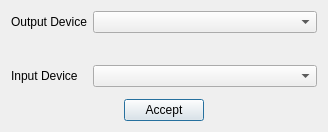
<?xml version="1.0" encoding="UTF-8"?>
<ui version="4.0">
 <class>signalSettingsDialog</class>
 <widget class="QDialog" name="signalSettingsDialog">
  <property name="windowModality">
   <enum>Qt::NonModal</enum>
  </property>
  <property name="geometry">
   <rect>
    <x>0</x>
    <y>0</y>
    <width>328</width>
    <height>132</height>
   </rect>
  </property>
  <property name="sizePolicy">
   <sizepolicy hsizetype="Fixed" vsizetype="Fixed">
    <horstretch>0</horstretch>
    <verstretch>0</verstretch>
   </sizepolicy>
  </property>
  <property name="windowTitle">
   <string>Device Settings </string>
  </property>
  <property name="windowIcon">
   <iconset resource="signalsAPP_resources.qrc">
    <normaloff>:/icon_images/settingsIcon.jpg</normaloff>:/icon_images/settingsIcon.jpg</iconset>
  </property>
  <layout class="QGridLayout" name="gridLayout_2">
   <item row="1" column="0">
    <layout class="QGridLayout" name="gridLayout_3">
     <item row="0" column="0" alignment="Qt::AlignHCenter">
      <widget class="QPushButton" name="accept_button">
       <property name="text">
        <string>Accept</string>
       </property>
      </widget>
     </item>
    </layout>
   </item>
   <item row="0" column="0">
    <layout class="QFormLayout" name="formLayout">
     <item row="0" column="0">
      <widget class="QLabel" name="outputDeviceLabel">
       <property name="text">
        <string>Output Device</string>
       </property>
      </widget>
     </item>
     <item row="0" column="1">
      <widget class="QComboBox" name="outputDeviceComboBox"/>
     </item>
     <item row="1" column="0" colspan="2">
      <spacer name="verticalSpacer">
       <property name="orientation">
        <enum>Qt::Vertical</enum>
       </property>
       <property name="sizeType">
        <enum>QSizePolicy::Fixed</enum>
       </property>
       <property name="sizeHint" stdset="0">
        <size>
         <width>20</width>
         <height>20</height>
        </size>
       </property>
      </spacer>
     </item>
     <item row="2" column="0">
      <widget class="QLabel" name="inputDeviceLabel">
       <property name="text">
        <string>Input Device</string>
       </property>
      </widget>
     </item>
     <item row="2" column="1">
      <widget class="QComboBox" name="inputDeviceComboBox"/>
     </item>
    </layout>
   </item>
  </layout>
 </widget>
 <tabstops>
  <tabstop>outputDeviceComboBox</tabstop>
  <tabstop>inputDeviceComboBox</tabstop>
  <tabstop>accept_button</tabstop>
 </tabstops>
 <resources>
  <include location="signalsAPP_resources.qrc"/>
 </resources>
 <connections/>
</ui>
